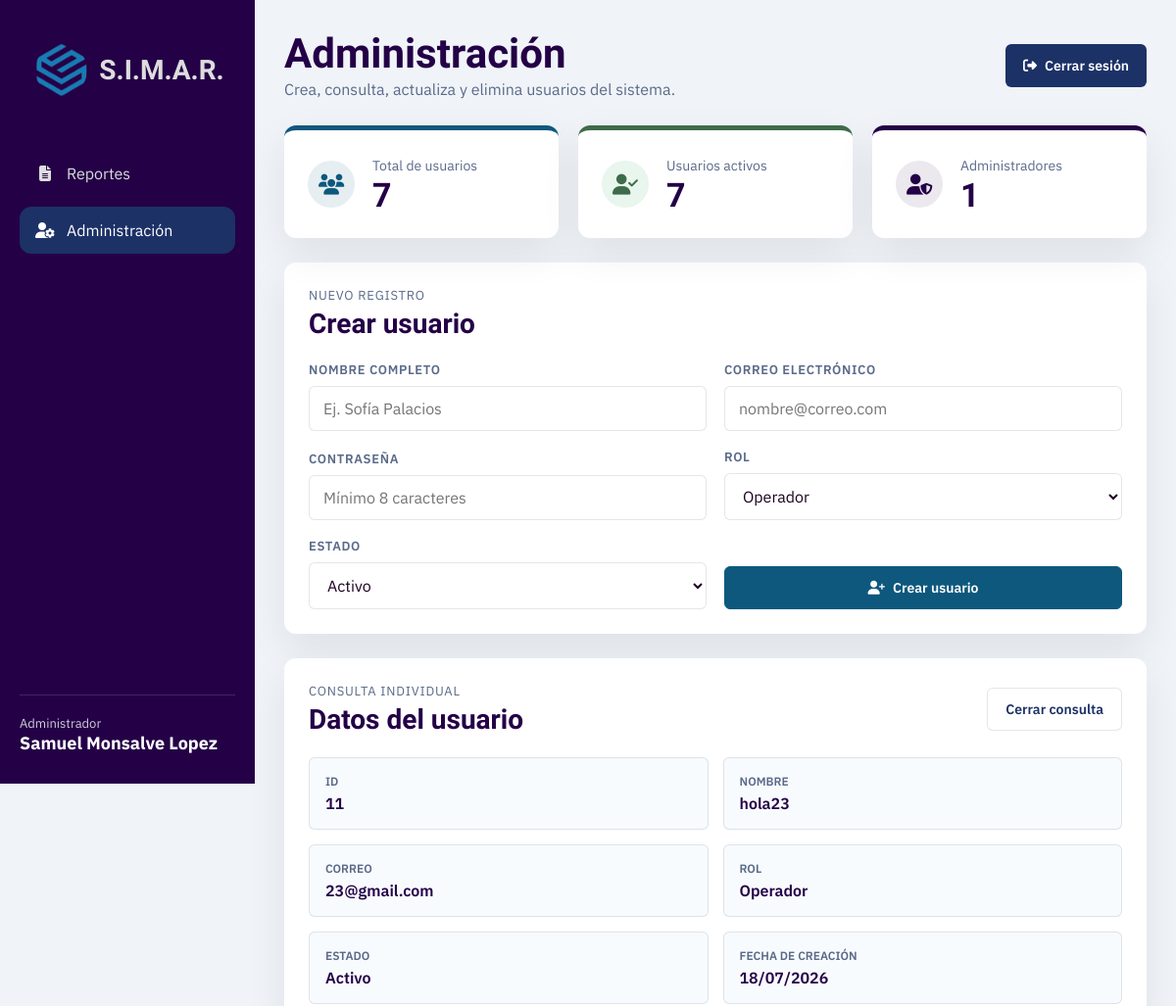
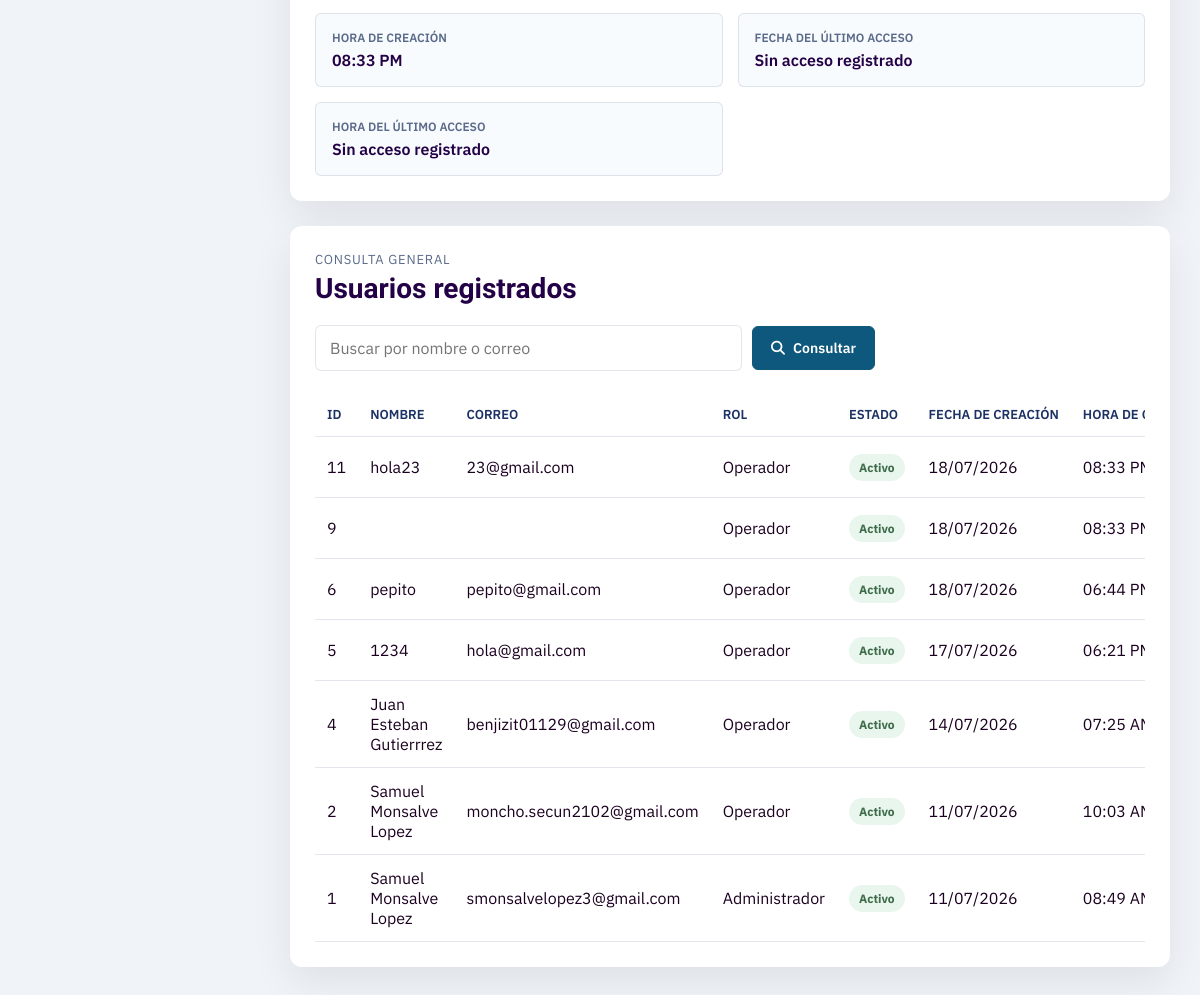
The page /web/views/admin.php?modo=ver&id=11 (signed in) on the database its author committed (2 pictures, top to bottom).
### tables this page shows
CREATE TABLE `usuarios` (
  `id_usuario` int(11) NOT NULL,
  `nombre` varchar(100) NOT NULL,
  `correo` varchar(100) NOT NULL,
  `password_hash` varchar(255) NOT NULL,
  `rol` enum('Administrador','Operador') NOT NULL DEFAULT 'Operador',
  `activo` tinyint(1) NOT NULL,
  `fecha_creacion` timestamp NOT NULL DEFAULT current_timestamp(),
  `ultimo_acceso` datetime DEFAULT NULL
);

### web/views/admin.php (the view, shortened to what the rows shown need)
<?php
require_once __DIR__ . "/../controllers/adminUsuarios.php";
?>
<!DOCTYPE html>
<html lang="es">
<head>
    <link
        rel="stylesheet"
        href="https://cdnjs.cloudflare.com/ajax/libs/font-awesome/6.7.2/css/all.min.css"
    >
    <link
        rel="stylesheet"
        href="../assets/css/variables.css"
    >
    <link
        rel="stylesheet"
        href="../assets/css/admin.css"
    >
</head>
<body>
    <div class="dashboard">
        <aside
            class="sidebar"
            aria-label="Navegación principal"
        >
            <div>
                <a
                    href="admin.php"
                    class="logo"
                >
                    <h2>S.I.M.A.R.</h2>
                </a>
            </div>
        </aside>
        <main class="contenido">
            <header class="topbar">
                <div>
                    <h1>Administración</h1>
                </div>
            </header>
            <section
                class="panel"
                id="formulario-usuario"
            >
                <div class="panel-encabezado">
                    <div>
                        <h2>
                            <?= $modo === "editar"
                                ? "Editar usuario"
                                : "Crear usuario" ?>
                        </h2>
                    </div>
                </div>
            </section>
            <?php if (
                $modo === "ver" &&
                $usuarioSeleccionado
            ): ?>
                <?php
                $tieneFechaCreacion = !empty(
                    $usuarioSeleccionado["fecha_creacion"]
                );
                $fechaCreacion = $tieneFechaCreacion
                    ? date(
                        "d/m/Y",
                        strtotime(
                            $usuarioSeleccionado["fecha_creacion"]
                        )
                    )
                    : "Sin fecha registrada";
                $horaCreacion = $tieneFechaCreacion
                    ? date(
                        "h:i A",
                        strtotime(
                            $usuarioSeleccionado["fecha_creacion"]
                        )
                    )
                    : "Sin hora registrada";
                $tieneUltimoAcceso = !empty(
                    $usuarioSeleccionado["ultimo_acceso"]
                );
                $fechaUltimoAcceso = $tieneUltimoAcceso
                    ? date(
                        "d/m/Y",
                        strtotime(
                            $usuarioSeleccionado["ultimo_acceso"]
                        )
                    )
                    : "Sin acceso registrado";
                $horaUltimoAcceso = $tieneUltimoAcceso
                    ? date(
                        "h:i A",
                        strtotime(
                            $usuarioSeleccionado["ultimo_acceso"]
                        )
                    )
                    : "Sin acceso registrado";
                ?>
                <section class="panel detalle-usuario">
                    <div class="panel-encabezado">
                        <div>
                            <span class="panel-etiqueta">
                                Consulta individual
                            </span>
                            <h2>Datos del usuario</h2>
                        </div>
                        <a
                            class="btn btn--secundario"
                            href="admin.php"
                        >
                            Cerrar consulta
                        </a>
                    </div>
                    <dl>
                        <div>
                            <dt>ID</dt>
                            <dd>
                                <?= (int) $usuarioSeleccionado[
                                    "id_usuario"
                                ] ?>
                            </dd>
                        </div>
                        <div>
                            <dt>Nombre</dt>
                            <dd>
                                <?= limpiarSalida(
                                    $usuarioSeleccionado["nombre"]
                                ) ?>
                            </dd>
                        </div>
                        <div>
                            <dt>Correo</dt>
                            <dd>
                                <?= limpiarSalida(
                                    $usuarioSeleccionado["correo"]
                                ) ?>
                            </dd>
                        </div>
                        <div>
                            <dt>Rol</dt>
                            <dd>
                                <?= limpiarSalida(
                                    $usuarioSeleccionado["rol"]
                                ) ?>
                            </dd>
                        </div>
                        <div>
                            <dt>Estado</dt>
                            <dd>
                                <?= (int) $usuarioSeleccionado["activo"] === 1
                                    ? "Activo"
                                    : "Inactivo" ?>
                            </dd>
                        </div>
                        <div>
                            <dt>Fecha de creación</dt>
                            <dd>
                                <?= limpiarSalida($fechaCreacion) ?>
                            </dd>
                        </div>
                        <div>
                            <dt>Hora de creación</dt>
                            <dd>
                                <?= limpiarSalida($horaCreacion) ?>
                            </dd>
                        </div>
                        <div>
                            <dt>Fecha del último acceso</dt>
                            <dd>
                                <?= limpiarSalida($fechaUltimoAcceso) ?>
                            </dd>
                        </div>
                        <div>
                            <dt>Hora del último acceso</dt>
                            <dd>
                                <?= limpiarSalida($horaUltimoAcceso) ?>
                            </dd>
                        </div>
                    </dl>
                </section>
            <?php endif; ?>
            <section class="panel tabla-panel">
                <div class="panel-encabezado panel-encabezado--tabla">
                    <div>
                        <h2>Usuarios registrados</h2>
                    </div>
                </div>
                <div class="tabla-contenedor">
                    <table>
                        <thead>
                            <tr>
                                <th>ID</th>
                                <th>Nombre</th>
                                <th>Correo</th>
                                <th>Rol</th>
                                <th>Estado</th>
                                <th>Fecha de creación</th>
                                <th>Hora de creación</th>
                            </tr>
                        </thead>
                        <tbody>
                            <?php foreach ($usuarios as $usuario): ?>
                                <?php
                                $tieneFechaCreacionUsuario = !empty(
                                    $usuario["fecha_creacion"]
                                );
                                $fechaCreacionUsuario =
                                    $tieneFechaCreacionUsuario
                                        ? date(
                                            "d/m/Y",
                                            strtotime(
                                                $usuario["fecha_creacion"]
                                            )
                                        )
                                        : "Sin fecha";
                                $horaCreacionUsuario =
                                    $tieneFechaCreacionUsuario
                                        ? date(
                                            "h:i A",
                                            strtotime(
                                                $usuario["fecha_creacion"]
                                            )
                                        )
                                        : "Sin hora";
                                ?>
                                <tr>
                                    <td data-label="ID">
                                        <?= (int) $usuario["id_usuario"] ?>
                                    </td>
                                    <td data-label="Nombre">
                                        <?= limpiarSalida(
                                            $usuario["nombre"]
                                        ) ?>
                                    </td>
                                    <td data-label="Correo">
                                        <?= limpiarSalida(
                                            $usuario["correo"]
                                        ) ?>
                                    </td>
                                    <td data-label="Rol">
                                        <?= limpiarSalida(
                                            $usuario["rol"]
                                        ) ?>
                                    </td>
                                    <td data-label="Estado">
                                        <span
                                            class="estado estado--<?=
                                                (int) $usuario["activo"] === 1
                                                    ? "activo"
                                                    : "inactivo"
                                            ?>"
                                        >
                                            <?= (int) $usuario["activo"] === 1
                                                ? "Activo"
                                                : "Inactivo" ?>
                                        </span>
                                    </td>
                                    <td data-label="Fecha de creación">
                                        <?= limpiarSalida(
                                            $fechaCreacionUsuario
                                        ) ?>
                                    </td>
                                    <td data-label="Hora de creación">
                                        <?= limpiarSalida(
                                            $horaCreacionUsuario
                                        ) ?>
                                    </td>
                                </tr>
                            <?php endforeach; ?>
                        </tbody>
                    </table>
                </div>
            </section>
        </main>
    </div>
</body>
</html>

### rows shown on the page
usuarios: id_usuario "11", nombre "hola23", correo "23@gmail.com", rol "Operador", fecha_creacion "18/07/2026", fecha_creacion "08:33 PM", ultimo_acceso "Sin acceso registrado", activo "Activo", fecha_creacion "08:33…"
usuarios: id_usuario "9", rol "Operador", activo "Activo", fecha_creacion "18/07/2026", fecha_creacion "08:33…"
usuarios: id_usuario "6", nombre "pepito", correo "pepito@gmail.com", rol "Operador", activo "Activo", fecha_creacion "18/07/2026", fecha_creacion "06:44…"
usuarios: id_usuario "5", nombre "1234", correo "hola@gmail.com", rol "Operador", activo "Activo", fecha_creacion "17/07/2026", fecha_creacion "06:21…"
usuarios: id_usuario "4", nombre "Juan Esteban Gutierrrez", correo "benjizit01129@gmail.com", rol "Operador", activo "Activo", fecha_creacion "14/07/2026", fecha_creacion "07:25…"
usuarios: id_usuario "2", nombre "Samuel Monsalve Lopez", correo "moncho.secun2102@gmail.com", rol "Operador", activo "Activo", fecha_creacion "11/07/2026", fecha_creacion "10:03…"
usuarios: id_usuario "1", nombre "Samuel Monsalve Lopez", correo "smonsalvelopez3@gmail.com", rol "Administrador", activo "Activo", fecha_creacion "11/07/2026", fecha_creacion "08:49…"

### other values the page prints
limpiarSalida($_SESSION["rol"]) "Administrador"
limpiarSalida($_SESSION["nombre"]) "Samuel Monsalve Lopez"
$resumenUsuarios["total"] "7"
$resumenUsuarios["activos"] "7"
$resumenUsuarios["administradores"] "1"
